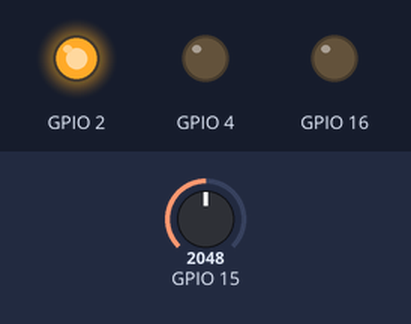
This sketch was run on a simulated ESP32. Parts: output pins drawn as LEDs (lit = HIGH). The test bench sets the inputs (shaded band); at power-on: GPIO 15 = 2048.

Above: at 1.2 s.
1.3 s: GPIO 15 set to 2679
2.8 s: GPIO 15 set to 2795
At 3.7 s:
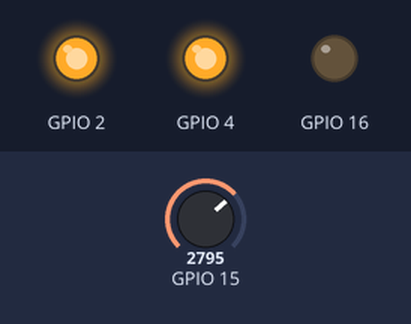
4.3 s: GPIO 15 set to 4025
5.8 s: GPIO 15 set to 4081
At 7.0 s:
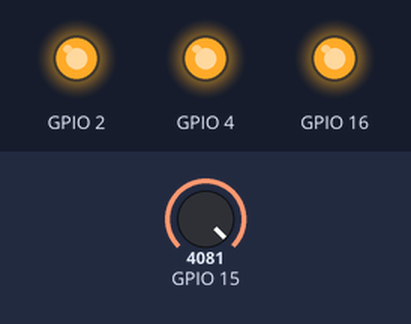
7.3 s: GPIO 15 set to 1325
At 8.3 s:
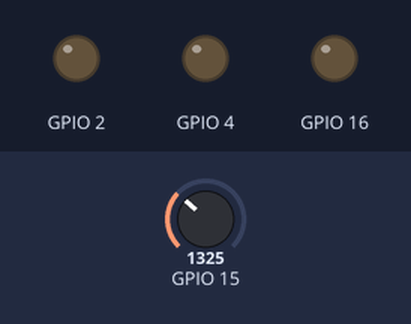
8.8 s: GPIO 15 set to 1413
At 9.5 s:
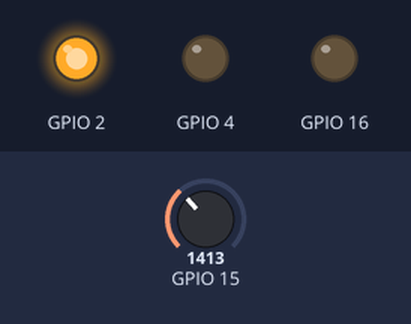
Timing chart, 0 to 11.3 s (numbered marks = the images above; inputs shaded):
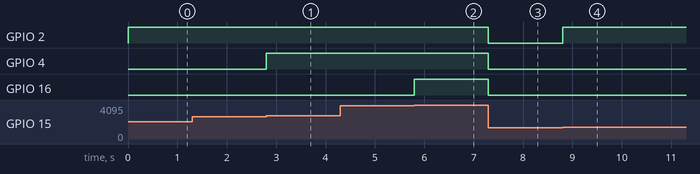

The sketch:

13._ESP_POT.ino
```cpp
void setup() {
  pinMode(19, INPUT_PULLDOWN);
  pinMode(2,OUTPUT);
  pinMode(4,OUTPUT);
  pinMode(16,OUTPUT);
  pinMode(15,INPUT);
}

void loop() {
  int pot = analogRead(15);

  if(pot > 1365) digitalWrite(2,HIGH);
  if(pot > 2730) digitalWrite(4,HIGH);
  if(pot > 4080) digitalWrite(16,HIGH);

  if(pot < 1360) digitalWrite(2,LOW);
  if(pot < 2720) digitalWrite(4,LOW);
  if(pot < 4070) digitalWrite(16,LOW);

}

void pwm(int channel, int pin){
  ledcSetup(channel,2000,8);  //set channel 0 with max 2000Hz and max 8bit.
  ledcAttachPin(pin,channel);  //Attach channel 0 to pin 16
}

void fader(int channel){
  for(int pwm = 0; pwm < 80; pwm++){
    ledcWrite(channel,pwm);   //set pwm value to channel 0
    delay(10);
  }
  for(int pwm = 80; pwm > 0; pwm--){
    ledcWrite(channel,pwm);   //set pwm value to channel 0
    delay(10);
  }
}
```

Measured:
- the behaviour switches between 2730 and 2731 on GPIO 15 (found by bisection; images 0 and 1)
- the behaviour switches between 4080 and 4081 on GPIO 15 (found by bisection; images 1 and 2)
- the behaviour switches between 1365 and 1366 on GPIO 15 (found by bisection; images 3 and 4)
- after the input at 1.3 s, every drawn part: stays the same
- after the input at 2.8 s, GPIO 4: LOW → HIGH at once
- after the input at 4.3 s, every drawn part: stays the same
- after the input at 5.8 s, GPIO 16: LOW → HIGH at once
- after the input at 7.3 s, GPIO 2, GPIO 4, GPIO 16: HIGH → LOW at once
- after the input at 8.8 s, GPIO 2: LOW → HIGH at once
